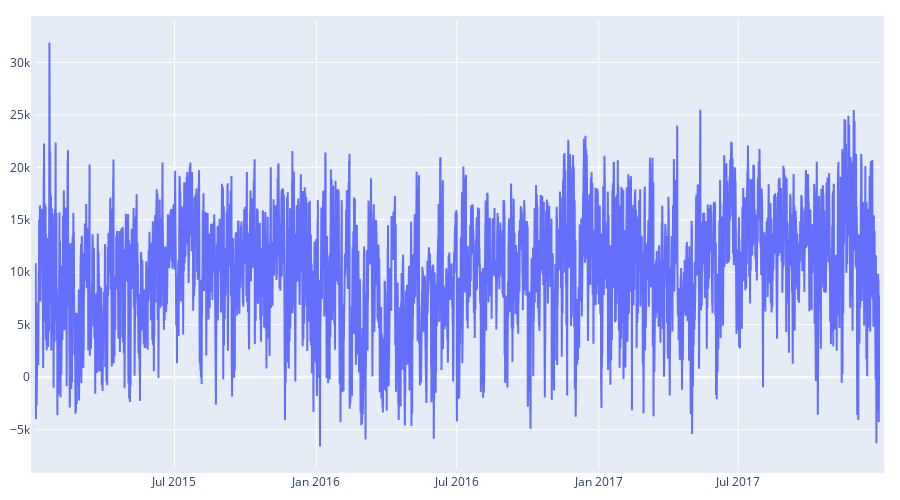

Notebook code for this chart:
### Markdown cell above
###### Time Line Graphs

### Code cell
fig = go.Figure()
fig.add_trace(
    go.Scatter(x = train_df['time'],
                y = train_df['load_shortfall_3h'],
                mode = 'lines')
)
fig.update_layout(
    width = 900,
    height = 500,
    margin = dict(
        l = 10, r = 20, b = 15, t = 20, pad = 4
    )
)

fig.show()

### Figure 1 — Plotly figure (JSON) as saved in the notebook; plotly's stock layout.template omitted (floating-point values rounded to 4 significant figures; data arrays with more than 128 entries replaced by an {"elided": "..."} marker saying what was removed)
{"data": [{"mode": "lines", "type": "scatter", "x": {"elided": "8763 str values"}, "y": {"elided": "8763 float values"}}], "layout": {"height": 500, "margin": {"b": 15, "l": 10, "pad": 4, "r": 20, "t": 20}, "width": 900}}
